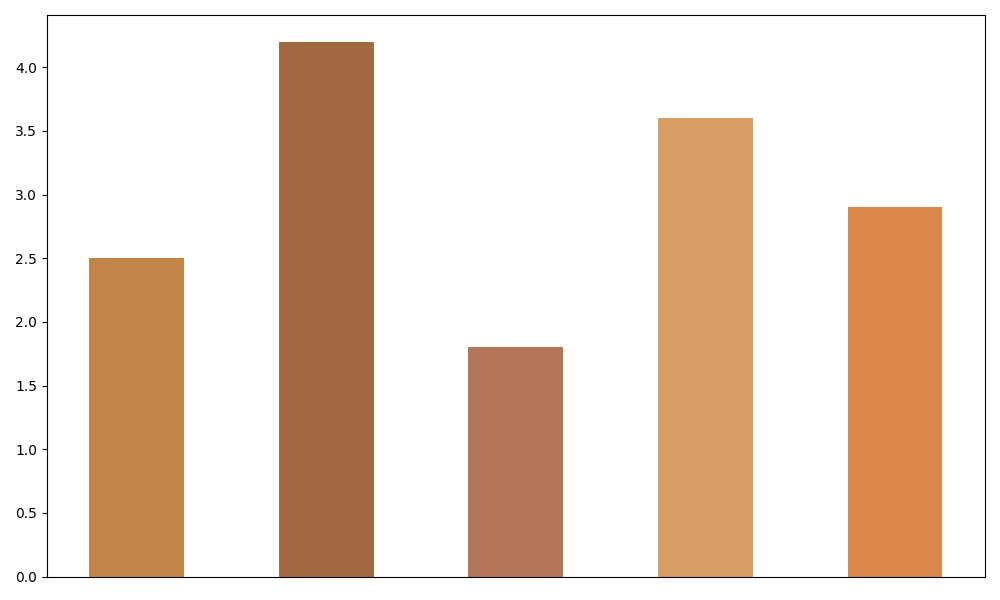

The script that drew this image:
import matplotlib.pyplot as plt
import numpy as np

tea_consumption = [2.5, 4.2, 1.8, 3.6, 2.9]

fig, ax = plt.subplots(figsize=(10, 6))
x_pos = np.arange(len(tea_consumption))
colors = ['#B5651D', '#8B4513', '#A0522D', '#CD853F', '#D2691E']
bars = ax.bar(x_pos, tea_consumption, color=colors, alpha=0.8, width=0.5)

ax.set_xticks([])

plt.tight_layout()
plt.show()
